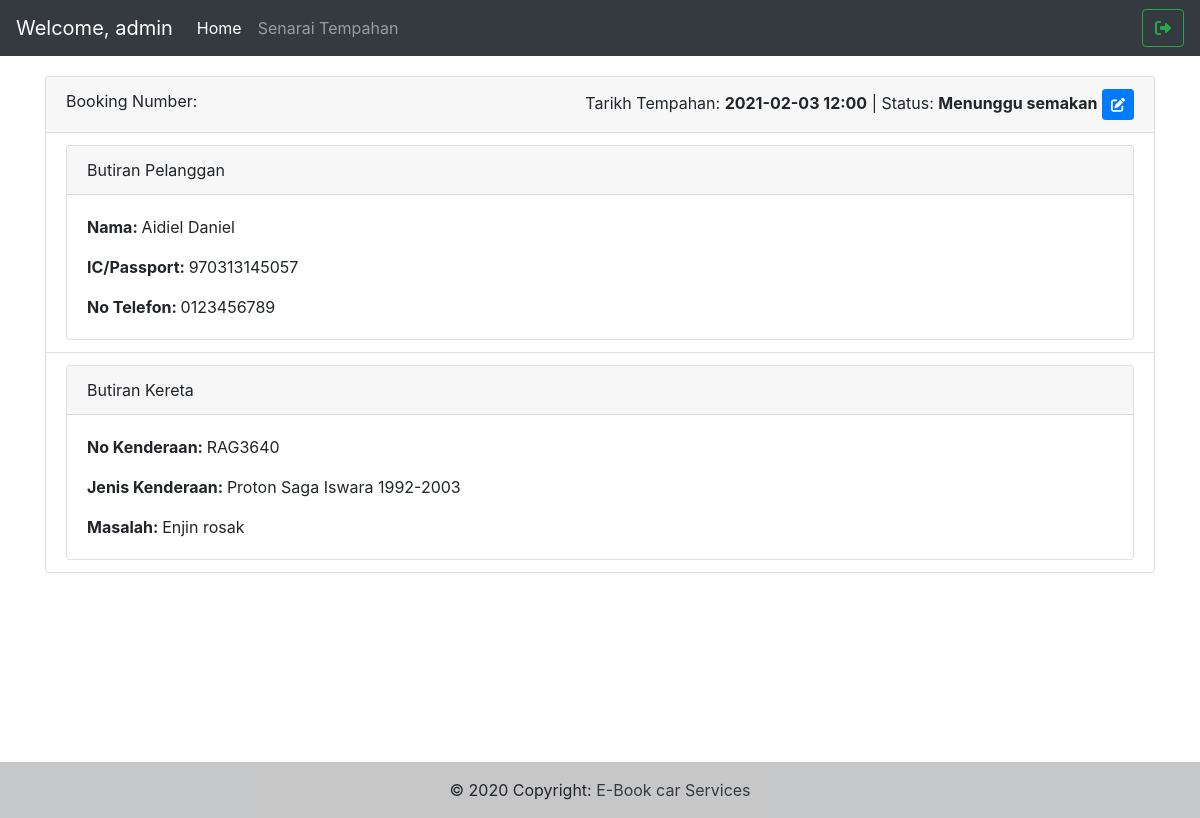
Page /admin/show.php?id=1 (signed in) on the committed database.
### tables this page shows
CREATE TABLE `tempahan_servis` (
  `id` int(11) NOT NULL,
  `no_tempahan` varchar(255) NOT NULL,
  `id_user` int(11) NOT NULL,
  `nama` varchar(255) NOT NULL,
  `ic` varchar(255) NOT NULL,
  `no_telefon` varchar(255) NOT NULL,
  `no_kenderaan` varchar(255) NOT NULL,
  `jenis_kenderaan` varchar(255) NOT NULL,
  `jenis_masalah` varchar(255) NOT NULL,
  `tarikh_masa_tempahan` varchar(255) NOT NULL,
  `status` varchar(255) NOT NULL
);

CREATE TABLE `tbl_status` (
  `id` int(11) NOT NULL,
  `status` varchar(50) NOT NULL
);

CREATE TABLE `jenis_kenderaan` (
  `id` int(11) NOT NULL,
  `nama_kenderaan` varchar(255) NOT NULL
);

CREATE TABLE `masalah_kenderaan` (
  `id` int(11) NOT NULL,
  `jenis_masalah` varchar(255) NOT NULL
);

### admin/show.php (the view, shortened to what this page needs)
<?php
include 'template/header.php';
include 'config/db.php';
?>
<?php
$id = $_GET['id'];
$sql = "SELECT t.id, t.nama, t.no_kenderaan, t.ic, t.no_telefon, t.tarikh_masa_tempahan, j.nama_kenderaan, m.jenis_masalah, s.status
FROM tempahan_servis as t
JOIN jenis_kenderaan as j
ON t.jenis_kenderaan = j.id
JOIN masalah_kenderaan as m
ON t.jenis_masalah = m.id
JOIN tbl_status as s
ON t.status = s.id
WHERE t.id = $id";
$result = $conn->query($sql);
while ($row = $result->fetch_assoc()) {
?>
    <div class="container">
        <div class="card">
            <div class="card-header">
                Booking Number:
                <div class="float-right">
                    Tarikh Tempahan: <b><?= $row['tarikh_masa_tempahan'] ?></b> | Status: <b><?= $row['status'] ?></b>
                    <button type="button" class="btn btn-primary btn-sm" title="sunting" data-toggle="modal" data-target="#exampleModal">
                        <i class="fas fa-edit    "></i>
                    </button>
                </div>
            </div>
            <ul class="list-group list-group-flush">
                <li class="list-group-item">
                    <div class="card">
                        <div class="card-header">
                            Butiran Pelanggan
                        </div>
                        <div class="card-body">
                            <p class="card-text"><b>Nama: </b><?= $row['nama'] ?></p>
                            <p class="card-text"><b>IC/Passport: </b><?= $row['ic'] ?></p>
                            <p class="card-text"><b>No Telefon: </b><?= $row['no_telefon'] ?></p>
                        </div>
                    </div>
                </li>
                <li class="list-group-item">
                    <div class="card">
                        <div class="card-header">
                            Butiran Kereta
                        </div>
                        <div class="card-body">
                            <p class="card-text"><b>No Kenderaan: </b><?= $row['no_kenderaan'] ?></p>
                            <p class="card-text"><b>Jenis Kenderaan: </b><?= $row['nama_kenderaan'] ?></p>
                            <p class="card-text"><b>Masalah: </b><?= $row['jenis_masalah'] ?></p>
                        </div>
                    </div>
                </li>
            </ul>
        </div>
    </div>
<?php
}
?>
<?php include 'template/footer.php'; ?>

### rows in the picture
tempahan_servis: tarikh_masa_tempahan "2021-02-03 12:00", tbl_status.status "Menunggu semakan", nama "Aidiel Daniel", ic "970313145057", no_telefon "0123456789", no_kenderaan "RAG3640", jenis_kenderaan.nama_kenderaan "Proton Saga Iswara 1992-2003", masalah_kenderaan.jenis_masalah "Enjin rosak"

### other values in the picture
$_SESSION['firstname'] "admin"
